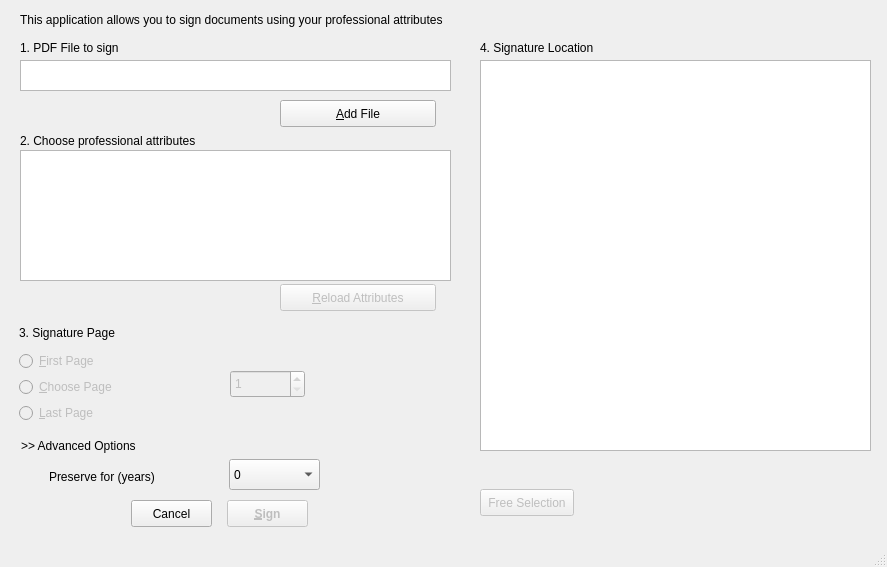
<?xml version="1.0" encoding="UTF-8"?>
<ui version="4.0">
 <class>ScapSignature</class>
 <widget class="QMainWindow" name="ScapSignature">
  <property name="geometry">
   <rect>
    <x>0</x>
    <y>0</y>
    <width>887</width>
    <height>567</height>
   </rect>
  </property>
  <property name="sizePolicy">
   <sizepolicy hsizetype="Expanding" vsizetype="Expanding">
    <horstretch>0</horstretch>
    <verstretch>0</verstretch>
   </sizepolicy>
  </property>
  <property name="windowTitle">
   <string>Sign using professional roles</string>
  </property>
  <property name="windowIcon">
   <iconset>
    <normaloff>pteid.ico</normaloff>pteid.ico</iconset>
  </property>
  <widget class="QWidget" name="centralwidget">
   <widget class="QWidget" name="centralwidgets" native="true">
    <property name="geometry">
     <rect>
      <x>10</x>
      <y>30</y>
      <width>791</width>
      <height>675</height>
     </rect>
    </property>
    <property name="sizePolicy">
     <sizepolicy hsizetype="Preferred" vsizetype="MinimumExpanding">
      <horstretch>0</horstretch>
      <verstretch>0</verstretch>
     </sizepolicy>
    </property>
    <widget class="QPushButton" name="button_addfile">
     <property name="geometry">
      <rect>
       <x>270</x>
       <y>70</y>
       <width>156</width>
       <height>27</height>
      </rect>
     </property>
     <property name="sizePolicy">
      <sizepolicy hsizetype="MinimumExpanding" vsizetype="Fixed">
       <horstretch>0</horstretch>
       <verstretch>0</verstretch>
      </sizepolicy>
     </property>
     <property name="text">
      <string>&amp;Add File</string>
     </property>
    </widget>
    <widget class="MyListView" name="pdf_listview">
     <property name="geometry">
      <rect>
       <x>10</x>
       <y>30</y>
       <width>431</width>
       <height>31</height>
      </rect>
     </property>
    </widget>
    <widget class="QLabel" name="label_3">
     <property name="geometry">
      <rect>
       <x>10</x>
       <y>10</y>
       <width>341</width>
       <height>16</height>
      </rect>
     </property>
     <property name="text">
      <string>1. PDF File to sign</string>
     </property>
    </widget>
    <widget class="QPushButton" name="button_sign">
     <property name="enabled">
      <bool>false</bool>
     </property>
     <property name="geometry">
      <rect>
       <x>217</x>
       <y>470</y>
       <width>81</width>
       <height>27</height>
      </rect>
     </property>
     <property name="styleSheet">
      <string notr="true">font: bold;</string>
     </property>
     <property name="text">
      <string>&amp;Sign</string>
     </property>
    </widget>
    <widget class="QPushButton" name="button_cancel">
     <property name="geometry">
      <rect>
       <x>121</x>
       <y>470</y>
       <width>81</width>
       <height>27</height>
      </rect>
     </property>
     <property name="text">
      <string>Cancel</string>
     </property>
    </widget>
    <widget class="QLabel" name="label_4">
     <property name="geometry">
      <rect>
       <x>470</x>
       <y>10</y>
       <width>341</width>
       <height>16</height>
      </rect>
     </property>
     <property name="text">
      <string>4. Signature Location</string>
     </property>
    </widget>
    <widget class="QTreeWidget" name="attributesList">
     <property name="geometry">
      <rect>
       <x>10</x>
       <y>120</y>
       <width>431</width>
       <height>131</height>
      </rect>
     </property>
     <attribute name="headerVisible">
      <bool>false</bool>
     </attribute>
     <column>
      <property name="text">
       <string notr="true">1</string>
      </property>
     </column>
    </widget>
    <widget class="QLabel" name="label_5">
     <property name="geometry">
      <rect>
       <x>10</x>
       <y>100</y>
       <width>431</width>
       <height>21</height>
      </rect>
     </property>
     <property name="text">
      <string>2. Choose professional attributes</string>
     </property>
    </widget>
    <widget class="QPushButton" name="btn_reloadAatributes">
     <property name="enabled">
      <bool>false</bool>
     </property>
     <property name="geometry">
      <rect>
       <x>270</x>
       <y>254</y>
       <width>156</width>
       <height>27</height>
      </rect>
     </property>
     <property name="sizePolicy">
      <sizepolicy hsizetype="MinimumExpanding" vsizetype="Fixed">
       <horstretch>0</horstretch>
       <verstretch>0</verstretch>
      </sizepolicy>
     </property>
     <property name="text">
      <string>&amp;Reload Attributes</string>
     </property>
    </widget>
    <widget class="QPushButton" name="btn_advancedOptions">
     <property name="geometry">
      <rect>
       <x>10</x>
       <y>400</y>
       <width>431</width>
       <height>31</height>
      </rect>
     </property>
     <property name="sizePolicy">
      <sizepolicy hsizetype="MinimumExpanding" vsizetype="Fixed">
       <horstretch>0</horstretch>
       <verstretch>0</verstretch>
      </sizepolicy>
     </property>
     <property name="styleSheet">
      <string notr="true">text-align: left</string>
     </property>
     <property name="text">
      <string>&gt;&gt; Advanced Options</string>
     </property>
     <property name="flat">
      <bool>true</bool>
     </property>
    </widget>
    <widget class="QWidget" name="advancedOptionsLayout" native="true">
     <property name="geometry">
      <rect>
       <x>9</x>
       <y>429</y>
       <width>381</width>
       <height>41</height>
      </rect>
     </property>
     <property name="styleSheet">
      <string notr="true"/>
     </property>
     <widget class="QLabel" name="preserveYearsLabel">
      <property name="geometry">
       <rect>
        <x>30</x>
        <y>2</y>
        <width>171</width>
        <height>31</height>
       </rect>
      </property>
      <property name="text">
       <string>Preserve for (years)</string>
      </property>
     </widget>
     <widget class="QComboBox" name="ltvPicker">
      <property name="geometry">
       <rect>
        <x>210</x>
        <y>0</y>
        <width>91</width>
        <height>31</height>
       </rect>
      </property>
      <item>
       <property name="text">
        <string>0</string>
       </property>
      </item>
      <item>
       <property name="text">
        <string>1</string>
       </property>
      </item>
      <item>
       <property name="text">
        <string>3</string>
       </property>
      </item>
      <item>
       <property name="text">
        <string>5</string>
       </property>
      </item>
      <item>
       <property name="text">
        <string>10</string>
       </property>
      </item>
     </widget>
    </widget>
    <widget class="QWidget" name="verticalLayoutWidget_2">
     <property name="geometry">
      <rect>
       <x>9</x>
       <y>290</y>
       <width>381</width>
       <height>103</height>
      </rect>
     </property>
     <layout class="QVBoxLayout" name="verticalLayout_signaturePage">
      <item>
       <widget class="QLabel" name="label_2">
        <property name="text">
         <string>3. Signature Page</string>
        </property>
       </widget>
      </item>
      <item>
       <widget class="QRadioButton" name="radioButton_firstpage">
        <property name="enabled">
         <bool>false</bool>
        </property>
        <property name="text">
         <string>&amp;First Page</string>
        </property>
       </widget>
      </item>
      <item>
       <widget class="QRadioButton" name="radioButton_choosepage">
        <property name="enabled">
         <bool>false</bool>
        </property>
        <property name="text">
         <string>&amp;Choose Page</string>
        </property>
       </widget>
      </item>
      <item>
       <widget class="QRadioButton" name="radioButton_lastpage">
        <property name="enabled">
         <bool>false</bool>
        </property>
        <property name="text">
         <string>&amp;Last Page</string>
        </property>
       </widget>
      </item>
     </layout>
    </widget>
    <widget class="QPushButton" name="pushButton_freeselect">
     <property name="enabled">
      <bool>false</bool>
     </property>
     <property name="geometry">
      <rect>
       <x>470</x>
       <y>459</y>
       <width>94</width>
       <height>27</height>
      </rect>
     </property>
     <property name="sizePolicy">
      <sizepolicy hsizetype="Maximum" vsizetype="Minimum">
       <horstretch>0</horstretch>
       <verstretch>1</verstretch>
      </sizepolicy>
     </property>
     <property name="layoutDirection">
      <enum>Qt::LeftToRight</enum>
     </property>
     <property name="text">
      <string>Free Selection</string>
     </property>
    </widget>
   </widget>
   <widget class="QWidget" name="verticalLayoutWidget">
    <property name="geometry">
     <rect>
      <x>480</x>
      <y>60</y>
      <width>391</width>
      <height>431</height>
     </rect>
    </property>
    <layout class="QVBoxLayout" name="vertical_layout_tab1">
     <item>
      <widget class="QGraphicsView" name="scene_view">
       <property name="sizePolicy">
        <sizepolicy hsizetype="Preferred" vsizetype="Minimum">
         <horstretch>0</horstretch>
         <verstretch>4</verstretch>
        </sizepolicy>
       </property>
      </widget>
     </item>
     <item>
      <widget class="QLabel" name="label_x">
       <property name="sizePolicy">
        <sizepolicy hsizetype="Preferred" vsizetype="Maximum">
         <horstretch>0</horstretch>
         <verstretch>1</verstretch>
        </sizepolicy>
       </property>
       <property name="text">
        <string/>
       </property>
       <property name="alignment">
        <set>Qt::AlignLeading</set>
       </property>
      </widget>
     </item>
     <item>
      <widget class="QLabel" name="label_y">
       <property name="sizePolicy">
        <sizepolicy hsizetype="Preferred" vsizetype="Maximum">
         <horstretch>0</horstretch>
         <verstretch>1</verstretch>
        </sizepolicy>
       </property>
       <property name="text">
        <string/>
       </property>
       <property name="alignment">
        <set>Qt::AlignLeading</set>
       </property>
      </widget>
     </item>
    </layout>
   </widget>
   <widget class="QSpinBox" name="spinBox_page">
    <property name="enabled">
     <bool>false</bool>
    </property>
    <property name="geometry">
     <rect>
      <x>230</x>
      <y>370</y>
      <width>75</width>
      <height>28</height>
     </rect>
    </property>
    <property name="sizePolicy">
     <sizepolicy hsizetype="Maximum" vsizetype="Maximum">
      <horstretch>0</horstretch>
      <verstretch>0</verstretch>
     </sizepolicy>
    </property>
    <property name="minimum">
     <number>1</number>
    </property>
    <property name="maximum">
     <number>999999</number>
    </property>
   </widget>
   <widget class="QLabel" name="label">
    <property name="geometry">
     <rect>
      <x>20</x>
      <y>10</y>
      <width>841</width>
      <height>20</height>
     </rect>
    </property>
    <property name="text">
     <string>This application allows you to sign documents using your professional attributes</string>
    </property>
   </widget>
  </widget>
  <widget class="QStatusBar" name="statusBar"/>
 </widget>
 <customwidgets>
  <customwidget>
   <class>MyListView</class>
   <extends>QListView</extends>
   <header>mylistview.h</header>
  </customwidget>
 </customwidgets>
 <resources/>
 <connections/>
</ui>
